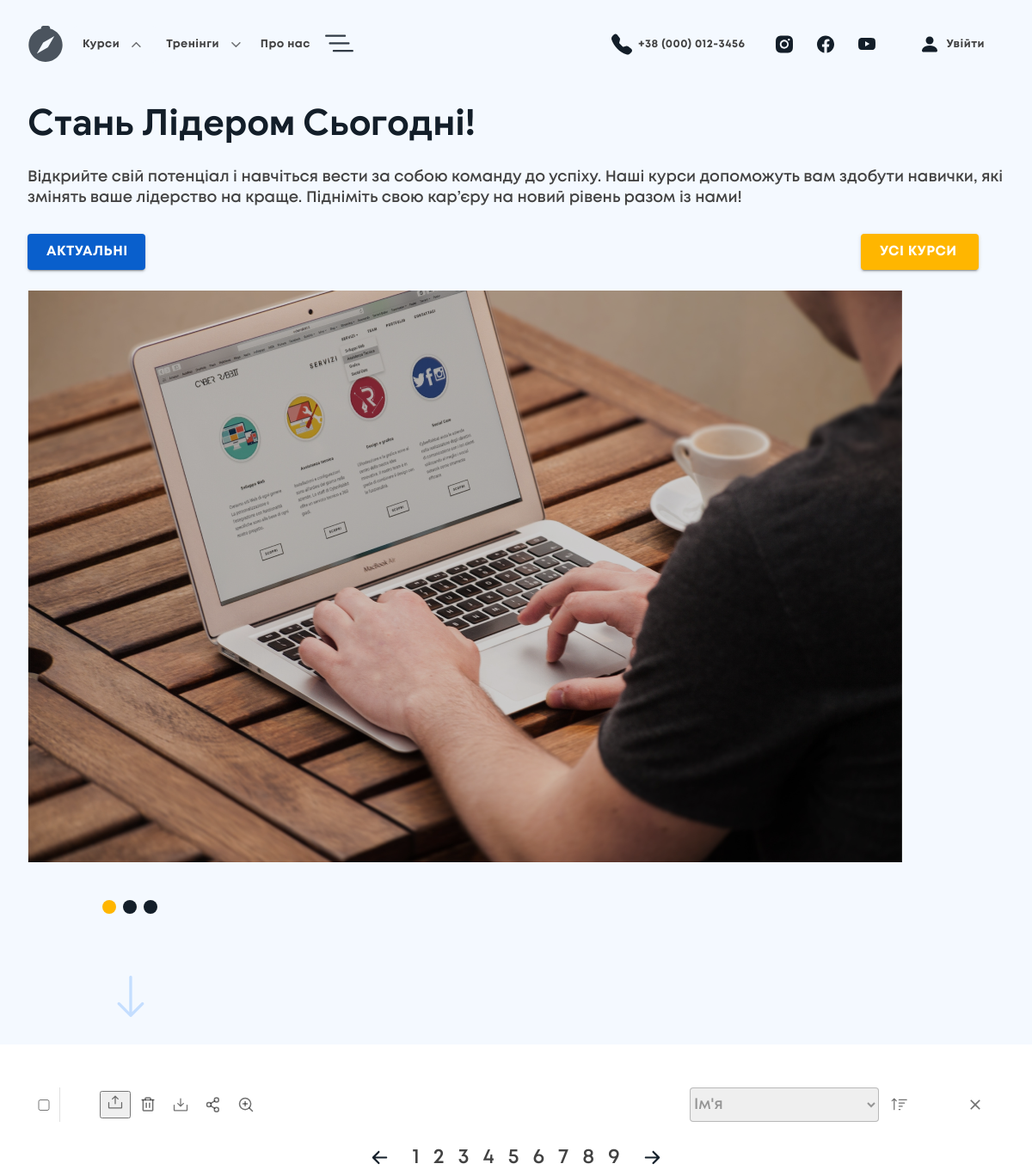
Before: / with the older database file.
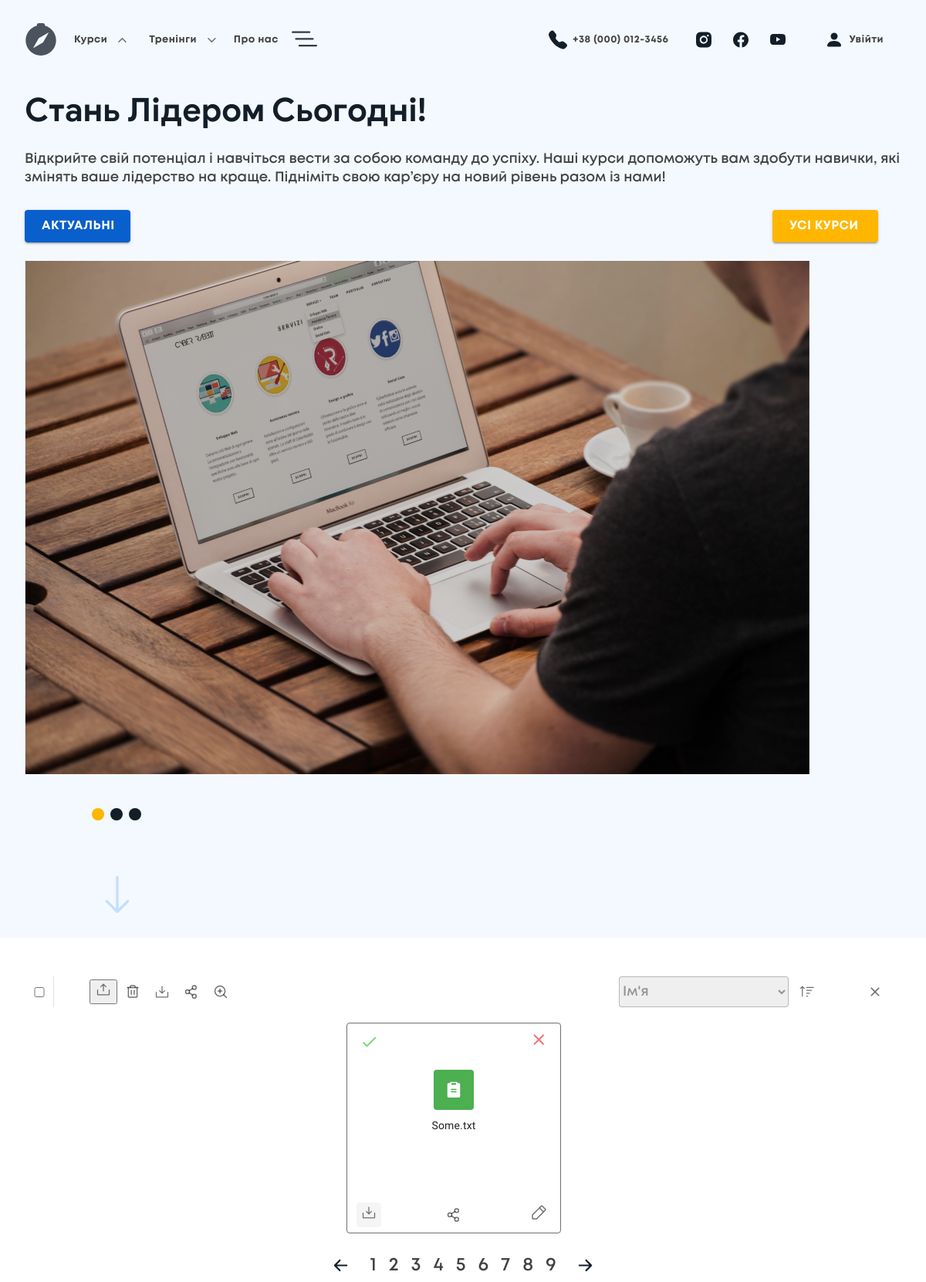
After: the same page with the newer database file.
### tables this page shows
CREATE TABLE `files` (
  `id` int(11) NOT NULL,
  `filename` varchar(255) NOT NULL,
  `filepath` varchar(255) NOT NULL,
  `uploaded_at` timestamp NOT NULL DEFAULT current_timestamp()
);

### database.php (called while the page is built, shortened)
<?php
$dbhost = "localhost";
$dbname = "my_test";
$username = "root";
$password = "";
$stmt = new PDO("mysql:host=$dbhost; dbname=$dbname", $username, $password);
function get_files_all($sort_by = 'filename', $order = 'DESC') {
    global $stmt;
    $files = $stmt->query("SELECT * FROM files ORDER BY $sort_by $order");
    return $files;
}

### pages/files.php (the view, shortened to what this page needs)
<div class="files">
    <div class="container">
        <div class="files_top">
            <div class="files_top_start">
                <div class="files_checkbox">
                    <input class="files_checkbox_inner" type="checkbox">
                </div>
                <div class="files_menu">
                    <div class="files_menu_item">
                        <button id="uploadButton">
                        </button>
                    </div>
                    <div class="files_menu_item">
                    </div>
                    <div class="files_menu_item">
                    </div>
                    <div class="files_menu_item">
                    </div>
                    <div class="files_menu_item">
                    </div>
                </div>
            </div>
            <div class="files_top_end">
                <select class="files_select" name="select" id="sortSelect">
                    <option value="filename" selected>Ім'я</option>
                </select>
                <div class="files_menu_item">
                </div>
                <div class="files_menu_item files_close">
                </div>
            </div>
        </div>
        <div class="files_content">
            <?php require 'database.php';
            $files = get_files_all();
            foreach ($files as $file): ?>
                <div class="files_content_item">
                    <div class="files_content_item_top">
                        <div class="files_content_item_top_item">
                            <svg width="25" height="24" viewBox="0 0 25 24" fill="none" xmlns="http://www.w3.org/2000/svg">
                                <path
                                    d="M9.46109 15.8769L5.29109 11.7069L3.87109 13.1169L9.46109 18.7069L21.4611 6.70687L20.0511 5.29688L9.46109 15.8769Z"
                                    fill="#76DB74" />
                            </svg>
                        </div>
                        <div class="files_content_item_top_item">
                            <a href='database.php?id=<?php echo $file["id"]; ?>'>
                                <svg width="25" height="24" viewBox="0 0 25 24" fill="none"
                                    xmlns="http://www.w3.org/2000/svg">
                                    <path
                                        d="M19.3359 6.41L17.9259 5L12.3359 10.59L6.74594 5L5.33594 6.41L10.9259 12L5.33594 17.59L6.74594 19L12.3359 13.41L17.9259 19L19.3359 17.59L13.7459 12L19.3359 6.41Z"
                                        fill="#F0757A" />
                                </svg>
                            </a>
                        </div>
                    </div>
                    <div class="files_content_item_middle">
                        <div data-id='<?php echo $file["id"]; ?>' class="files_middle_block">
                        </div>
                        <div class="files_middle_text">
                            <?php echo $file["filename"]; ?>
                        </div>
                    </div>
                    <div class="files_content_item_end">
                        <div class="files_content_item_top_item files_content_upload">
                            <a href='download.php?id=<?php echo $file["id"]; ?>'>
                            </a>
                        </div>
                        <div class="files_content_item_top_item">
                        </div>
                        <div class="files_content_item_top_item">
                            <a href='edit.php?id=<?php echo $file["id"]; ?>'>
                            </a>
                        </div>
                    </div>
                </div>
            <?php endforeach; ?>
        </div>
        <div class="files_end">
            <div class="files_end_arrow">
            </div>
            <div class="files_end_pagination">
                <div class="files_end_pagination_item">1</div>
                <div class="files_end_pagination_item">2</div>
                <div class="files_end_pagination_item">3</div>
                <div class="files_end_pagination_item">4</div>
                <div class="files_end_pagination_item">5</div>
                <div class="files_end_pagination_item">6</div>
                <div class="files_end_pagination_item">7</div>
                <div class="files_end_pagination_item">8</div>
                <div class="files_end_pagination_item">9</div>
            </div>
            <div class="files_end_arrow">
            </div>
        </div>
    </div>
</div>

### index.php (shortened to what this page needs)
<!DOCTYPE html>
<html lang="en">
<head>
    <link rel="stylesheet" href="assets/css/style.css">
</head>
<body>
    <?php require './pages/header.php';
    require './pages/main.php';
    require './pages/files.php';
    ?>
</body>
</html>

### pages/header.php (shortened to what this page needs)
<div class="header">
    <div class="container">
        <div class="header_content">
            <div class="header_start">
                <div class="header_logo">
                </div>
                <div class="header_start_course">
                    <div class="header_start_course_text">Курси</div>
                </div>
                <div class="header_start_item">
                    <div class="header_start_course_text">Тренінги</div>
                </div>
                <div class="header_start_item">Про нас</div>
                <div class="header_start_item header_menu">
                </div>
            </div>
            <div class="header_end">
                <div class="header_start_item">
                     &nbsp;
                    +38 (000) 012-3456
                </div>
                <div class="header_end_social">
                    <div class="header_end_social_item">
                    </div>
                    <div class="header_end_social_item">
                    </div>
                    <div class="header_end_social_item">
                    </div>
                </div>
                <div class="header_end_item">
                     &nbsp;
                    Увійти
                </div>
            </div>
        </div>
    </div>
</div>

### pages/main.php
<div class="main">
        <div class="container">
            <div class="main_block">
                <div class="main_start">
                <div class="main_start_title">
                    Стань Лідером Сьогодні!
                </div>
                <div class="main_start_text">
                    Відкрийте свій потенціал і навчіться вести за собою команду до успіху. Наші курси допоможуть вам здобути навички, які змінять ваше лідерство на краще. Підніміть свою кар’єру на новий рівень разом із нами!
                </div>
                <div class="main_start_btns">
                    <div class="main_start_btns_item">Актуальні</div>
                    <div class="main_start_btns_item main_orange">Усі курси</div>
                </div>
                </div>
                <div class="main_end">
                    <img class="main_end_img" src="./assets/img/intro.png" alt="">
                    <div class="main_end_btns">
                        <div class="main_end_btns_item btn_active"></div>
                        <div class="main_end_btns_item"></div>
                        <div class="main_end_btns_item"></div>
                    </div>
                    <img class="main_end_img_arrow" src="./assets/img/arrow.png" alt="" class="main_end_img_arrow">
                </div>
            </div>
        </div>
    </div>

### assets/css/style.css (style rules this page uses)
* { box-sizing: border-box; }
body { font-family: 'Mont'; font-weight: 700; font-size: 18px; line-height: 23px; color: #424242; }

### assets/css/header.css (style rules this page uses)
.header { position: fixed; top: 0; left: 0; width: 100%; height: 103px; z-index: 5; display: flex; justify-content: center; align-items: center; font-size: 16px; line-height: 26px; letter-spacing: 0.46px; background: #F4F9FF; }
.header_content { display: flex; justify-content: space-between; height: 43px; }
.header_start, .header_end { display: flex; }
.header_start_course { margin: 0 24px 0 48px; box-shadow: 0px 3px 1px -2px rgba(0, 0, 0, 0.2), 0px 2px 2px 0px rgba(0, 0, 0, 0.14), 0px 1px 5px 0px rgba(0, 0, 0, 0.12); background-color: rgba(255, 182, 0, 1); border-radius: 4px; color: white; display: flex; justify-content: space-between; align-items: center; padding: 10px 22px; }
.header_start_course_text { margin-right: 8px; }
.header_start_item, .header_end_item { margin: 0 12px; padding: 10px 11px; display: flex; justify-content: space-between; align-items: center; border-radius: 4px; }
.header_menu { width: 43px; padding: 0; border-radius: 50%; justify-content: center; }
.header_end_social { display: flex; align-items: center; margin: 0 14px; }
.header_end_social_item { width: 28px; height: 28px; margin: 0 10px; display: flex; justify-content: center; align-items: center; border-radius: 50%; }
@media (max-width: 1320px) { .header { font-size: 13px; line-height: 22px; letter-spacing: 0.46px; } }
@media (max-width: 1320px) { .header_start_item { margin: 0 4px; padding: 4px; } }
@media (max-width: 1320px) { .header_start_course { margin: 0 4px 0 12px; padding: 10px; background-color: #F4F9FF; color: #424242; box-shadow: none; } }

### assets/css/main.css (style rules this page uses)
.main { background: #F4F9FF; }
.container { padding: 0 64px ; width: 1920px; max-width: 100%; margin: 0 auto; overflow: hidden; }
.main_block { display: flex; }
.main_start { margin-top: 105px; padding-right: 16px; width: 44%; }
.main_start_title { font-family: 'Google Sans'; font-size: 98px; line-height: 100px; margin-bottom: 30px; color: #131E29; }
.main_start_text { font-weight: 600; font-size: 24px; line-height: 34px; margin-bottom: 82px; }
.main_start_btns { display: flex; }
.main_start_btns_item { width: 137px; height: 42px; border-radius: 4px; padding: 8px 22px; background-color: #095FCC; font-size: 16px; line-height: 26px; letter-spacing: 0.46px; margin-right: 30px; color: #FFFFFF; text-transform: uppercase; box-shadow: 0px 3px 1px -2px rgba(0, 0, 0, 0.2), 0px 2px 2px 0px rgba(0, 0, 0, 0.14), 0px 1px 5px 0px rgba(0, 0, 0, 0.12); }
.main_orange { background-color: #FFB600; }
.main_end_img { vertical-align: top; max-width: 100%; }
.main_end_img_arrow { vertical-align: top; margin: 0 0 32px 104px; }
.main_end_btns { display: flex; margin: 44px 0px 72px 83px; }
.main_end_btns_item { width: 16px; height: 16px; background-color: #131E29; margin: 0 4px; border-radius: 50%; }
.btn_active { background-color: #FFB600; }
@media (max-width: 1200px) { .container { padding: 0 32px; } }
@media (max-width: 1200px) { .main_block { flex-direction: column; } }
@media (max-width: 1200px) { .main_start { width: 100%; padding-right: 0; margin-top: 24px; } }
@media (max-width: 1200px) { .main_start_btns { justify-content: space-between; margin-bottom: 24px; } }
@media (max-width: 1200px) { .main_start_title { font-size: 42px; line-height: 42px; } }
@media (max-width: 1200px) { .main_start_text { margin-bottom: 30px; font-size: 18px; line-height: 24px; } }

Changed rows visible on the page:
added files: filename "Some.txt"
